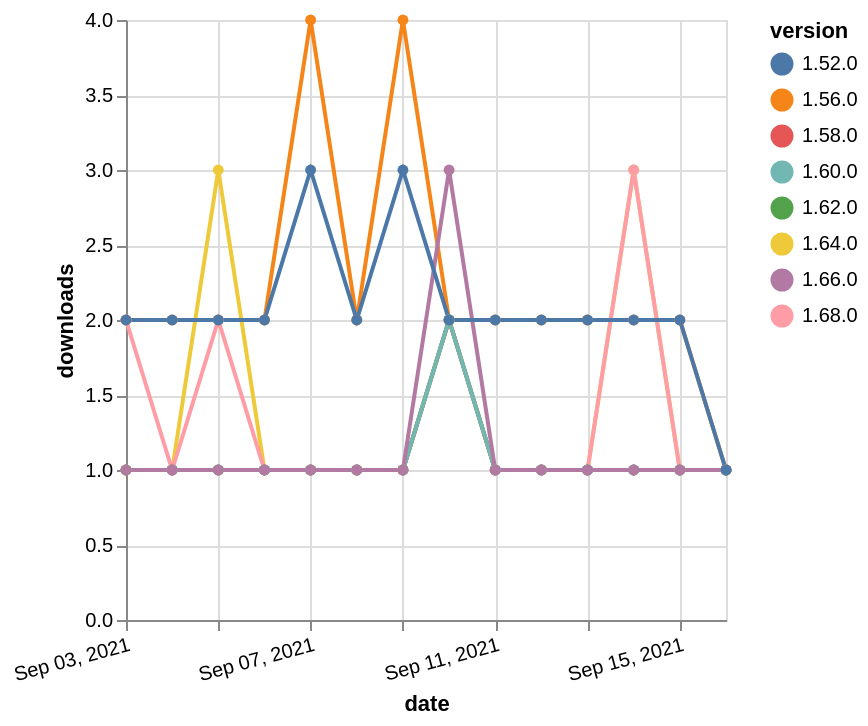

Write the Vega-Lite specification saved for this chart.
### Vega-Lite specification from a JSON file in a GitHub repository (floating-point values rounded to 4 significant figures)
{"$schema": "https://vega.github.io/schema/vega-lite/v5.json", "description": "A simple bar chart with embedded data.", "data": {"values": [{"date": "2021-09-03", "total": 2516, "delta": 2, "version": "1.56.0"}, {"date": "2021-09-04", "total": 2518, "delta": 2, "version": "1.56.0"}, {"date": "2021-09-05", "total": 2520, "delta": 2, "version": "1.56.0"}, {"date": "2021-09-06", "total": 2522, "delta": 2, "version": "1.56.0"}, {"date": "2021-09-07", "total": 2526, "delta": 4, "version": "1.56.0"}, {"date": "2021-09-08", "total": 2528, "delta": 2, "version": "1.56.0"}, {"date": "2021-09-09", "total": 2532, "delta": 4, "version": "1.56.0"}, {"date": "2021-09-10", "total": 2534, "delta": 2, "version": "1.56.0"}, {"date": "2021-09-11", "total": 2536, "delta": 2, "version": "1.56.0"}, {"date": "2021-09-12", "total": 2538, "delta": 2, "version": "1.56.0"}, {"date": "2021-09-13", "total": 2540, "delta": 2, "version": "1.56.0"}, {"date": "2021-09-14", "total": 2542, "delta": 2, "version": "1.56.0"}, {"date": "2021-09-15", "total": 2544, "delta": 2, "version": "1.56.0"}, {"date": "2021-09-16", "total": 2545, "delta": 1, "version": "1.56.0"}, {"date": "2021-09-03", "total": 174, "delta": 1, "version": "1.64.0"}, {"date": "2021-09-04", "total": 175, "delta": 1, "version": "1.64.0"}, {"date": "2021-09-05", "total": 178, "delta": 3, "version": "1.64.0"}, {"date": "2021-09-06", "total": 179, "delta": 1, "version": "1.64.0"}, {"date": "2021-09-07", "total": 180, "delta": 1, "version": "1.64.0"}, {"date": "2021-09-08", "total": 181, "delta": 1, "version": "1.64.0"}, {"date": "2021-09-09", "total": 182, "delta": 1, "version": "1.64.0"}, {"date": "2021-09-10", "total": 184, "delta": 2, "version": "1.64.0"}, {"date": "2021-09-11", "total": 185, "delta": 1, "version": "1.64.0"}, {"date": "2021-09-12", "total": 186, "delta": 1, "version": "1.64.0"}, {"date": "2021-09-13", "total": 187, "delta": 1, "version": "1.64.0"}, {"date": "2021-09-14", "total": 190, "delta": 3, "version": "1.64.0"}, {"date": "2021-09-15", "total": 191, "delta": 1, "version": "1.64.0"}, {"date": "2021-09-16", "total": 192, "delta": 1, "version": "1.64.0"}, {"date": "2021-09-03", "total": 257, "delta": 1, "version": "1.58.0"}, {"date": "2021-09-04", "total": 258, "delta": 1, "version": "1.58.0"}, {"date": "2021-09-05", "total": 259, "delta": 1, "version": "1.58.0"}, {"date": "2021-09-06", "total": 260, "delta": 1, "version": "1.58.0"}, {"date": "2021-09-07", "total": 261, "delta": 1, "version": "1.58.0"}, {"date": "2021-09-08", "total": 262, "delta": 1, "version": "1.58.0"}, {"date": "2021-09-09", "total": 263, "delta": 1, "version": "1.58.0"}, {"date": "2021-09-10", "total": 265, "delta": 2, "version": "1.58.0"}, {"date": "2021-09-11", "total": 266, "delta": 1, "version": "1.58.0"}, {"date": "2021-09-12", "total": 267, "delta": 1, "version": "1.58.0"}, {"date": "2021-09-13", "total": 268, "delta": 1, "version": "1.58.0"}, {"date": "2021-09-14", "total": 269, "delta": 1, "version": "1.58.0"}, {"date": "2021-09-15", "total": 270, "delta": 1, "version": "1.58.0"}, {"date": "2021-09-16", "total": 271, "delta": 1, "version": "1.58.0"}, {"date": "2021-09-03", "total": 132, "delta": 2, "version": "1.68.0"}, {"date": "2021-09-04", "total": 133, "delta": 1, "version": "1.68.0"}, {"date": "2021-09-05", "total": 135, "delta": 2, "version": "1.68.0"}, {"date": "2021-09-06", "total": 136, "delta": 1, "version": "1.68.0"}, {"date": "2021-09-07", "total": 137, "delta": 1, "version": "1.68.0"}, {"date": "2021-09-08", "total": 138, "delta": 1, "version": "1.68.0"}, {"date": "2021-09-09", "total": 139, "delta": 1, "version": "1.68.0"}, {"date": "2021-09-10", "total": 141, "delta": 2, "version": "1.68.0"}, {"date": "2021-09-11", "total": 142, "delta": 1, "version": "1.68.0"}, {"date": "2021-09-12", "total": 143, "delta": 1, "version": "1.68.0"}, {"date": "2021-09-13", "total": 144, "delta": 1, "version": "1.68.0"}, {"date": "2021-09-14", "total": 147, "delta": 3, "version": "1.68.0"}, {"date": "2021-09-15", "total": 148, "delta": 1, "version": "1.68.0"}, {"date": "2021-09-16", "total": 149, "delta": 1, "version": "1.68.0"}, {"date": "2021-09-03", "total": 196, "delta": 1, "version": "1.62.0"}, {"date": "2021-09-04", "total": 197, "delta": 1, "version": "1.62.0"}, {"date": "2021-09-05", "total": 198, "delta": 1, "version": "1.62.0"}, {"date": "2021-09-06", "total": 199, "delta": 1, "version": "1.62.0"}, {"date": "2021-09-07", "total": 200, "delta": 1, "version": "1.62.0"}, {"date": "2021-09-08", "total": 201, "delta": 1, "version": "1.62.0"}, {"date": "2021-09-09", "total": 202, "delta": 1, "version": "1.62.0"}, {"date": "2021-09-10", "total": 204, "delta": 2, "version": "1.62.0"}, {"date": "2021-09-11", "total": 205, "delta": 1, "version": "1.62.0"}, {"date": "2021-09-12", "total": 206, "delta": 1, "version": "1.62.0"}, {"date": "2021-09-13", "total": 207, "delta": 1, "version": "1.62.0"}, {"date": "2021-09-14", "total": 208, "delta": 1, "version": "1.62.0"}, {"date": "2021-09-15", "total": 209, "delta": 1, "version": "1.62.0"}, {"date": "2021-09-16", "total": 210, "delta": 1, "version": "1.62.0"}, {"date": "2021-09-03", "total": 209, "delta": 1, "version": "1.60.0"}, {"date": "2021-09-04", "total": 210, "delta": 1, "version": "1.60.0"}, {"date": "2021-09-05", "total": 211, "delta": 1, "version": "1.60.0"}, {"date": "2021-09-06", "total": 212, "delta": 1, "version": "1.60.0"}, {"date": "2021-09-07", "total": 213, "delta": 1, "version": "1.60.0"}, {"date": "2021-09-08", "total": 214, "delta": 1, "version": "1.60.0"}, {"date": "2021-09-09", "total": 215, "delta": 1, "version": "1.60.0"}, {"date": "2021-09-10", "total": 217, "delta": 2, "version": "1.60.0"}, {"date": "2021-09-11", "total": 218, "delta": 1, "version": "1.60.0"}, {"date": "2021-09-12", "total": 219, "delta": 1, "version": "1.60.0"}, {"date": "2021-09-13", "total": 220, "delta": 1, "version": "1.60.0"}, {"date": "2021-09-14", "total": 221, "delta": 1, "version": "1.60.0"}, {"date": "2021-09-15", "total": 222, "delta": 1, "version": "1.60.0"}, {"date": "2021-09-16", "total": 223, "delta": 1, "version": "1.60.0"}, {"date": "2021-09-03", "total": 198, "delta": 1, "version": "1.66.0"}, {"date": "2021-09-04", "total": 199, "delta": 1, "version": "1.66.0"}, {"date": "2021-09-05", "total": 200, "delta": 1, "version": "1.66.0"}, {"date": "2021-09-06", "total": 201, "delta": 1, "version": "1.66.0"}, {"date": "2021-09-07", "total": 202, "delta": 1, "version": "1.66.0"}, {"date": "2021-09-08", "total": 203, "delta": 1, "version": "1.66.0"}, {"date": "2021-09-09", "total": 204, "delta": 1, "version": "1.66.0"}, {"date": "2021-09-10", "total": 207, "delta": 3, "version": "1.66.0"}, {"date": "2021-09-11", "total": 208, "delta": 1, "version": "1.66.0"}, {"date": "2021-09-12", "total": 209, "delta": 1, "version": "1.66.0"}, {"date": "2021-09-13", "total": 210, "delta": 1, "version": "1.66.0"}, {"date": "2021-09-14", "total": 211, "delta": 1, "version": "1.66.0"}, {"date": "2021-09-15", "total": 212, "delta": 1, "version": "1.66.0"}, {"date": "2021-09-16", "total": 213, "delta": 1, "version": "1.66.0"}, {"date": "2021-09-03", "total": 2605, "delta": 2, "version": "1.52.0"}, {"date": "2021-09-04", "total": 2607, "delta": 2, "version": "1.52.0"}, {"date": "2021-09-05", "total": 2609, "delta": 2, "version": "1.52.0"}, {"date": "2021-09-06", "total": 2611, "delta": 2, "version": "1.52.0"}, {"date": "2021-09-07", "total": 2614, "delta": 3, "version": "1.52.0"}, {"date": "2021-09-08", "total": 2616, "delta": 2, "version": "1.52.0"}, {"date": "2021-09-09", "total": 2619, "delta": 3, "version": "1.52.0"}, {"date": "2021-09-10", "total": 2621, "delta": 2, "version": "1.52.0"}, {"date": "2021-09-11", "total": 2623, "delta": 2, "version": "1.52.0"}, {"date": "2021-09-12", "total": 2625, "delta": 2, "version": "1.52.0"}, {"date": "2021-09-13", "total": 2627, "delta": 2, "version": "1.52.0"}, {"date": "2021-09-14", "total": 2629, "delta": 2, "version": "1.52.0"}, {"date": "2021-09-15", "total": 2631, "delta": 2, "version": "1.52.0"}, {"date": "2021-09-16", "total": 2632, "delta": 1, "version": "1.52.0"}]}, "width": "container", "mark": {"type": "line", "point": {"filled": true}}, "encoding": {"x": {"field": "date", "type": "temporal", "timeUnit": "yearmonthdate", "title": "date", "axis": {"labelAngle": -15}}, "y": {"field": "delta", "type": "quantitative", "title": "downloads"}, "color": {"field": "version", "type": "nominal"}, "tooltip": {"field": "delta"}}}
